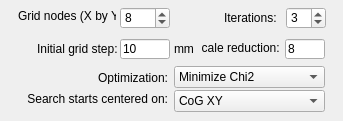
          <widget class="QWidget" name="pageMLPosson">
           <widget class="QSpinBox" name="sbCGnodes">
            <property name="geometry">
             <rect>
              <x>120</x>
              <y>7</y>
              <width>50</width>
              <height>22</height>
             </rect>
            </property>
            <property name="toolTip">
             <string>Treads per block  = square of this value (&lt;512 for old cards)</string>
            </property>
            <property name="minimum">
             <number>1</number>
            </property>
            <property name="maximum">
             <number>22</number>
            </property>
            <property name="value">
             <number>8</number>
            </property>
           </widget>
           <widget class="QLabel" name="label_87">
            <property name="geometry">
             <rect>
              <x>18</x>
              <y>8</y>
              <width>98</width>
              <height>16</height>
             </rect>
            </property>
            <property name="text">
             <string>Grid nodes (X by Y):</string>
            </property>
           </widget>
           <widget class="QLabel" name="label_138">
            <property name="geometry">
             <rect>
              <x>174</x>
              <y>42</y>
              <width>46</width>
              <height>13</height>
             </rect>
            </property>
            <property name="text">
             <string>mm</string>
            </property>
           </widget>
           <widget class="QLineEdit" name="ledCGstartStep">
            <property name="geometry">
             <rect>
              <x>120</x>
              <y>39</y>
              <width>50</width>
              <height>20</height>
             </rect>
            </property>
            <property name="text">
             <string>10</string>
            </property>
           </widget>
           <widget class="QLabel" name="label_136">
            <property name="geometry">
             <rect>
              <x>37</x>
              <y>41</y>
              <width>80</width>
              <height>16</height>
             </rect>
            </property>
            <property name="text">
             <string>Initial grid step:</string>
            </property>
           </widget>
           <widget class="QSpinBox" name="sbCGiter">
            <property name="geometry">
             <rect>
              <x>286</x>
              <y>7</y>
              <width>40</width>
              <height>22</height>
             </rect>
            </property>
            <property name="minimum">
             <number>1</number>
            </property>
            <property name="value">
             <number>3</number>
            </property>
           </widget>
           <widget class="QLabel" name="label_154">
            <property name="geometry">
             <rect>
              <x>224</x>
              <y>10</y>
              <width>60</width>
              <height>16</height>
             </rect>
            </property>
            <property name="text">
             <string>Iterations:</string>
            </property>
           </widget>
           <widget class="QFrame" name="fCGred">
            <property name="geometry">
             <rect>
              <x>196</x>
              <y>39</y>
              <width>138</width>
              <height>22</height>
             </rect>
            </property>
            <property name="frameShape">
             <enum>QFrame::NoFrame</enum>
            </property>
            <property name="frameShadow">
             <enum>QFrame::Raised</enum>
            </property>
            <widget class="QLineEdit" name="ledCGreduction">
             <property name="geometry">
              <rect>
               <x>89</x>
               <y>0</y>
               <width>40</width>
               <height>20</height>
              </rect>
             </property>
             <property name="toolTip">
              <string>After each iteration, grid step is divided by this value</string>
             </property>
             <property name="text">
              <string>8</string>
             </property>
            </widget>
            <widget class="QLabel" name="label_169">
             <property name="geometry">
              <rect>
               <x>6</x>
               <y>1</y>
               <width>81</width>
               <height>16</height>
              </rect>
             </property>
             <property name="text">
              <string>Scale reduction: </string>
             </property>
             <property name="alignment">
              <set>Qt::AlignRight|Qt::AlignTrailing|Qt::AlignVCenter</set>
             </property>
            </widget>
           </widget>
           <widget class="QComboBox" name="cobCGstartOption">
            <property name="geometry">
             <rect>
              <x>174</x>
              <y>90</y>
              <width>151</width>
              <height>22</height>
             </rect>
            </property>
            <item>
             <property name="text">
              <string>CoG XY</string>
             </property>
            </item>
            <item>
             <property name="text">
              <string>XY of PM with max signal</string>
             </property>
            </item>
            <item>
             <property name="text">
              <string>Scan XY</string>
             </property>
            </item>
           </widget>
           <widget class="QLabel" name="label_168">
            <property name="geometry">
             <rect>
              <x>17</x>
              <y>91</y>
              <width>151</width>
              <height>16</height>
             </rect>
            </property>
            <property name="text">
             <string>Search starts centered on:</string>
            </property>
            <property name="alignment">
             <set>Qt::AlignRight|Qt::AlignTrailing|Qt::AlignVCenter</set>
            </property>
           </widget>
           <widget class="QComboBox" name="cobCGoptimizeWhat">
            <property name="geometry">
             <rect>
              <x>174</x>
              <y>66</y>
              <width>151</width>
              <height>22</height>
             </rect>
            </property>
            <item>
             <property name="text">
              <string>Minimize Chi2</string>
             </property>
            </item>
            <item>
             <property name="text">
              <string>Maximize probability (ML)</string>
             </property>
            </item>
           </widget>
           <widget class="QLabel" name="label_173">
            <property name="geometry">
             <rect>
              <x>18</x>
              <y>71</y>
              <width>150</width>
              <height>13</height>
             </rect>
            </property>
            <property name="text">
             <string>Optimization:</string>
            </property>
            <property name="alignment">
             <set>Qt::AlignRight|Qt::AlignTrailing|Qt::AlignVCenter</set>
            </property>
           </widget>
          </widget>
